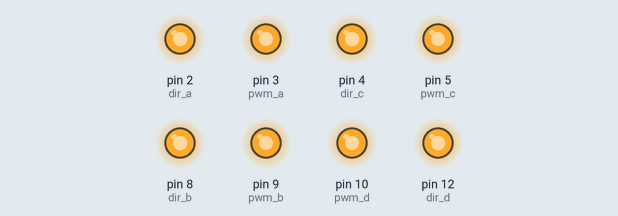
Recording of a sketch running on a simulated Arduino Uno, built with avr-gcc and run on an emulated ATmega328P. On the bench: output pins drawn as LEDs (lit = HIGH).

Above: at 0.05 s.
At 1.95 s:
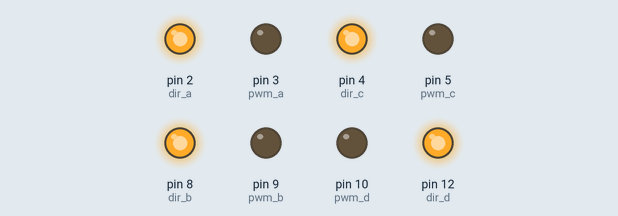
At 2.95 s:
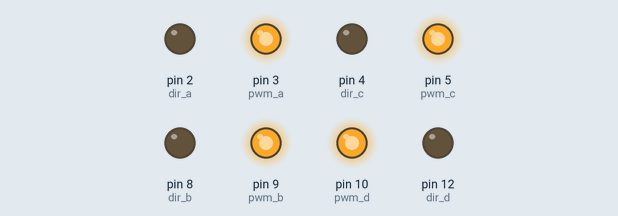
At 3.95 s:
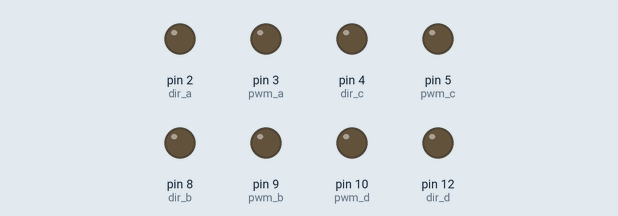
Timing chart, 0 to 5.2 s (numbered marks = the images above):
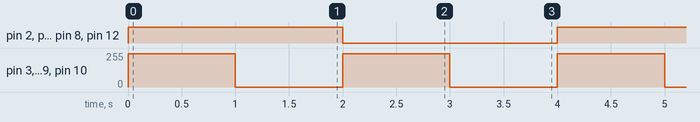

Measured:
- by itself, pin 2 (dir_a), pin 4 (dir_c), pin 8 (dir_b), pin 12 (dir_d): alternates HIGH for 2.0 s and LOW for 2.0 s
- by itself, pin 3 (pwm_a), pin 5 (pwm_c), pin 9 (pwm_b), pin 10 (pwm_d): alternates 250/255 for 1.0 s and 0/255 for 1.0 s

The sketch:

Hund_Fahren.ino
```cpp
#define pwm_a 3   // hinten Links
#define dir_a 2

#define pwm_b 9   // hinten Rechts
#define dir_b 8

#define pwm_c 5   // vorne Rechts
#define dir_c 4

#define pwm_d 10  // vorne Links
#define dir_d 12

void setup() {

  pinMode(pwm_a, OUTPUT);
  pinMode(dir_a, OUTPUT);
  pinMode(pwm_b, OUTPUT);
  pinMode(dir_b, OUTPUT);
  pinMode(pwm_c, OUTPUT);
  pinMode(dir_c, OUTPUT);
  pinMode(pwm_d, OUTPUT);
  pinMode(dir_d, OUTPUT);

}

void loop() {

  digitalWrite(dir_a,HIGH);
  digitalWrite(dir_b,HIGH);
  digitalWrite(dir_c,HIGH);
  digitalWrite(dir_d,HIGH);
  analogWrite(pwm_c, 250);
  analogWrite(pwm_d, 250);
  analogWrite(pwm_a, 250);
  analogWrite(pwm_b, 250);
  delay(1000);
  analogWrite(pwm_c, 0);
  analogWrite(pwm_d, 0);
  analogWrite(pwm_a, 0);
  analogWrite(pwm_b, 0);
  delay(1000);

  digitalWrite(dir_a,LOW);
  digitalWrite(dir_b,LOW);
  digitalWrite(dir_c,LOW);
  digitalWrite(dir_d,LOW);
  analogWrite(pwm_a, 250);
  analogWrite(pwm_b, 250);
  analogWrite(pwm_c, 250);
  analogWrite(pwm_d, 250);
  delay(1000);
  analogWrite(pwm_c, 0);
  analogWrite(pwm_d, 0);
  analogWrite(pwm_a, 0);
  analogWrite(pwm_b, 0);
  delay(1000);

}
```
